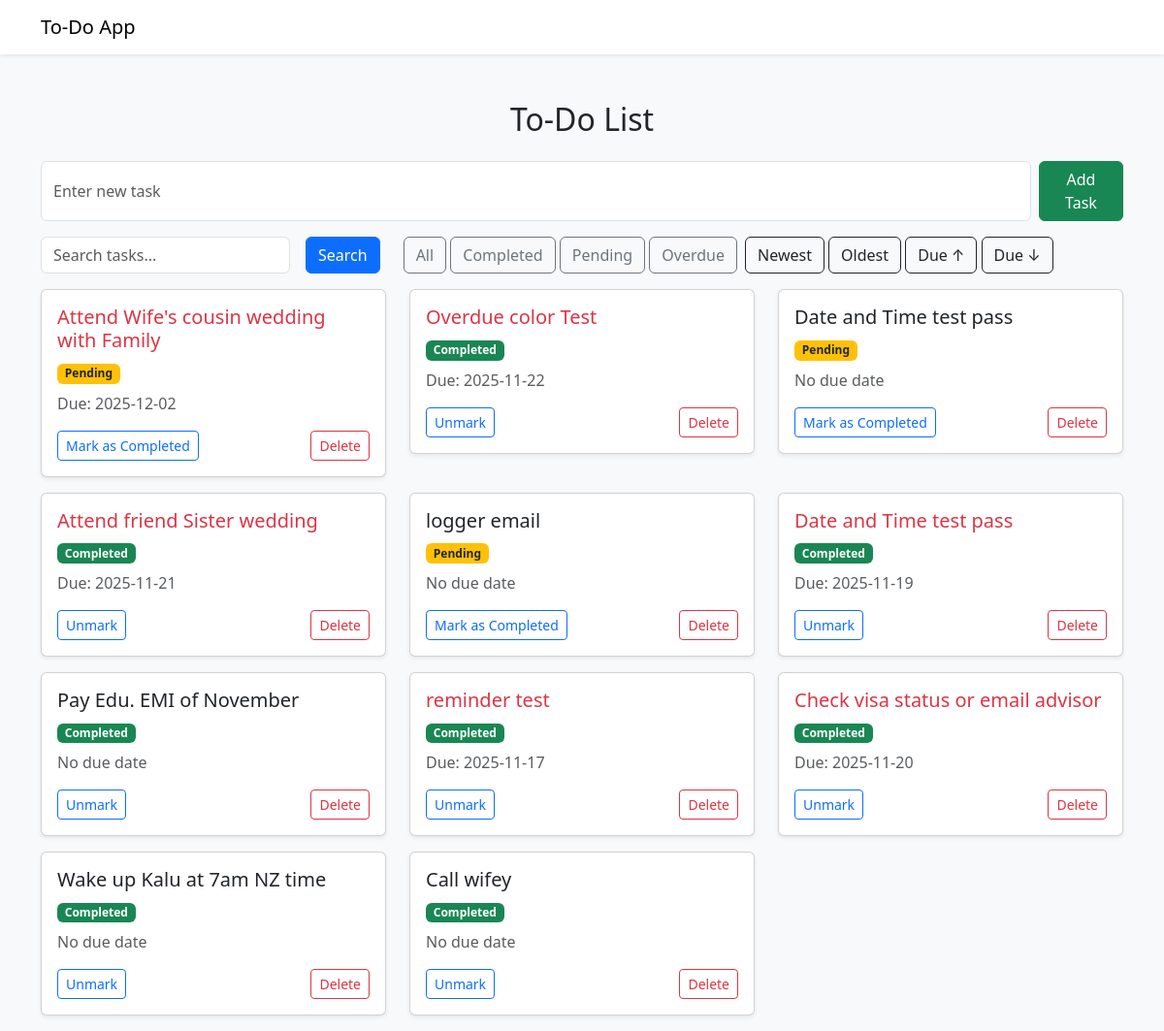
Screenshot of /?sort=id-desc&filter=&search= with the database file from the repository.
### tables this page shows
CREATE TABLE tasks(
                id INTEGER PRIMARY KEY AUTOINCREMENT,
                title TEXT NOT NULL
        , completed INTEGER DEFAULT 0, due_date TEXT DEFAULT NULL, reminder_at TEXT DEFAULT NULL, reminder_sent TEXT DEFAULT 0);

### app.py (the view)
@app.route("/")
def index():
    sort = request.args.get("sort", "id_desc")
    filter_by = request.args.get("filter", "all")
    conn = get_db_connection()
    search = request.args.get("search", "").strip()
    query = "SELECT * FROM tasks WHERE 1=1"
    params = []
    if search:
        query += " AND title LIKE ?"
        params.append(f"%{search}%")
    if filter_by == "completed":
        query += " AND completed = 1"
    elif filter_by == "pending":
        query += " AND completed = 0"
    elif filter_by == "overdue":
        query += " AND due_date IS NOT NULL AND due_date < DATE('now') AND completed = 0"
    if sort == "id-asc":
        query += " ORDER BY due_date ASC"
    elif sort == "id-desc":
        query += " ORDER BY id DESC"
    elif sort == "due-asc":
        query += " ORDER BY due_date ASC"
    elif sort == "due-desc":
        query += " ORDER BY due_date ASC"
    row = conn.execute(query, params).fetchall()
    conn.close()
    tasks = []
    for r in row:
        due = r["due_date"]
        if due:
            try:
                due_date_obj = datetime.strptime(due, "%Y-%m-%d").date()
            except:
                due_date_obj = None
        else:
            due_date_obj = None
        tasks.append({
            "id": r["id"],
            "title": r["title"],
            "completed": r["completed"],
            "due_date": due_date_obj
        })
    return render_template(
    "index.html",
    tasks=tasks,
    sort=sort,
    filter_by=filter_by,
    current_date=date.today(),
    search=search
    )

### app.py (called while the page is built)
def get_db_connection():
    conn = sqlite3.connect("task.db")
    conn.row_factory = sqlite3.Row
    return conn

### templates/index.html
{% extends "base.html" %}
{% block content %}
<h2 class="text-center mb-4">To-Do List</h2>
 <form action="{{ url_for('add_task') }}" method="post" class="d-flex mb-3">
     <input type="text" name="task" placeholder="Enter new task" class="form-control me-2" required>
     <button type="submit" class=" btn btn-success">Add Task</button>
</form>
<div class="d-flex flex-wrap gap-2 align-items-center mb-3">
    <form method="GET" action="{{ url_for('index') }}" class="d-flex">
        <input type="text" name="search" class="form-control me-2" placeholder="Search tasks..." value="{{ request.args.get('search', '') }}">
        <button class="btn btn-primary ms-2">Search</button>
    </form>
    <div class="ms-3">
        <a class="btn btn-outline-secondary {% if fliter_by == 'all' %}active{% endif %}>"
            href="{{ url_for('index', sort=sort, filter='all', search=search) }}">All</a>
        <a class="btn btn-outline-secondary {% if fliter_by == 'completed' %}active{% endif %}>"
            href="{{ url_for('index', sort=sort, filter='completed', search=search) }}">Completed</a>
        <a class="btn btn-outline-secondary {% if fliter_by == 'pending' %}active{% endif %}>"
            href="{{ url_for('index', sort=sort, filter='pending', search=search) }}">Pending</a>
        <a class="btn btn-outline-secondary {% if fliter_by == 'overdue' %}active{% endif %}>"
            href="{{ url_for('index', sort=sort, filter='overdue', search=search) }}">Overdue</a>
    </div>
    <div>
        <a class="btn btn-outline-dark {% if sort == 'id_desc' %}active{% endif %}"
            href="{{ url_for('index', sort='id-desc', filter=fliter_by, search=search) }}">Newest</a>
        <a class="btn btn-outline-dark {% if sort == 'id_asc' %}active{% endif %}"
            href="{{ url_for('index', sort='id_asc', filter=fliter_by, search=search) }}">Oldest</a>
        <a class="btn btn-outline-dark {% if sort == 'due_asc' %}active{% endif %}"
            href="{{ url_for('index', sort='due_asc', filter=fliter_by, search=search) }}">Due ↑</a>
        <a class="btn btn-outline-dark {% if sort == 'due_desc' %}active{% endif %}"
            href="{{ url_for('index', sort='due_desc', filter=fliter_by, search=search) }}">Due ↓</a>
    </div>
</div>
 <div class="row">
    {% for task in tasks %}
    <div class="col-md-4 mb-3">
        <div class="card shadow-sm">
            <div class="card-body">
                <h5 class="card-title
                    {%if task['due_date'] and task['due_date'] < current_date %}
                        text-danger
                    {% endif %}
                 ">
                    {{ task['title'] }}
                </h5>
                {% if task['completed'] %}
                    <span class="badge bg-success">Completed</span>
                {% else %}
                    <span class="badge bg-warning text-dark">Pending</span>
                {% endif %}
                <p class="mt-2 mb-2 text-muted">
                    {% if task['due_date'] %}
                        Due: {{ task['due_date'].strftime('%Y-%m-%d') }}
                    {% else %}
                        No due date
                    {% endif %}
                </p>
                <div class="d-flex justify-content-between mt-3">
                    <a href="/toogle/{{ task['id'] }}" class="btn btn-sm btn-outline-primary">
                        {% if task['completed'] %}Unmark{% else %}Mark as Completed{% endif %}
                    </a>
                    <a href="/delete/{{ task['id'] }}"
                        onclick="return confirm('Delete this task?');"
                        class="btn btn-sm btn-outline-danger">
                        Delete
                    </a>
                </div>
            </div>
        </div>
    </div>
    {% else %}
    <li class="list-group-item">No tasks available. Add your First Task</li>
    {% endfor %}
 </div>
{% endblock %}

### rows the page displays
tasks: title "Attend Wife's cousin wedding with Family", completed "Pending", due_date "2025-12-02"
tasks: title "Overdue color Test", completed "Completed", due_date "2025-11-22"
tasks: title "Date and Time test pass", completed "Pending", shows "No due date"
tasks: title "Attend friend Sister wedding", completed "Completed", due_date "2025-11-21"
tasks: title "logger email", completed "Pending", shows "No due date"
tasks: title "Date and Time test pass", completed "Completed", due_date "2025-11-19"
tasks: title "Pay Edu. EMI of November", completed "Completed", shows "No due date"
tasks: title "reminder test", completed "Completed", due_date "2025-11-17"
tasks: title "Check visa status or email advisor", completed "Completed", due_date "2025-11-20"
tasks: title "Wake up Kalu at 7am NZ time", completed "Completed", shows "No due date"
tasks: title "Call wifey", completed "Completed", shows "No due date"
